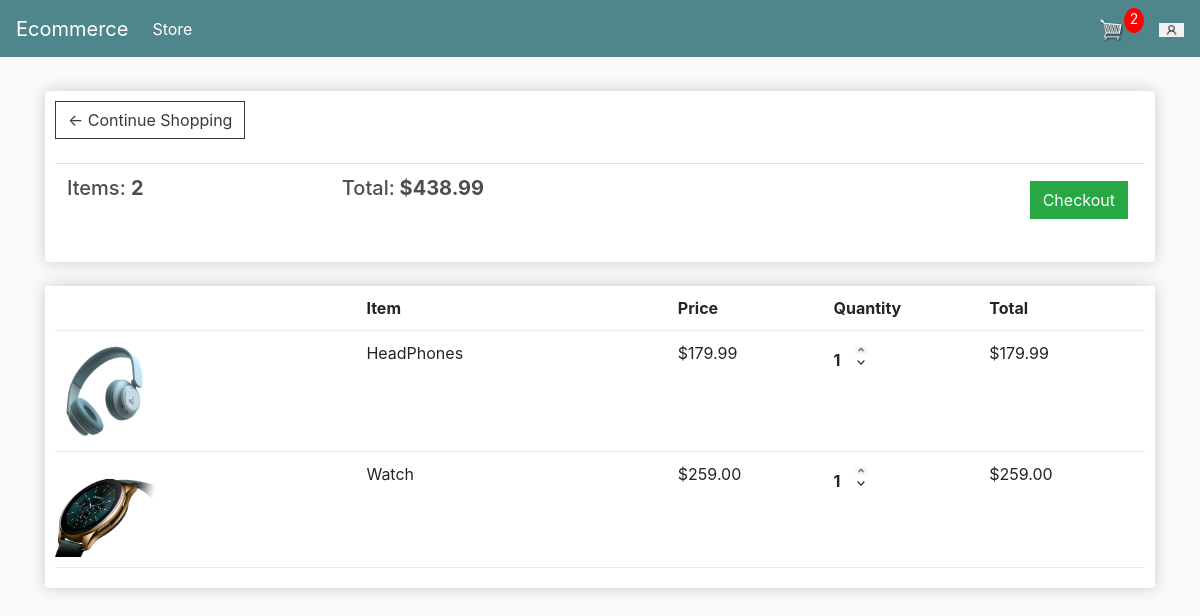
The page /cart/ (signed in) on the database as committed earlier.
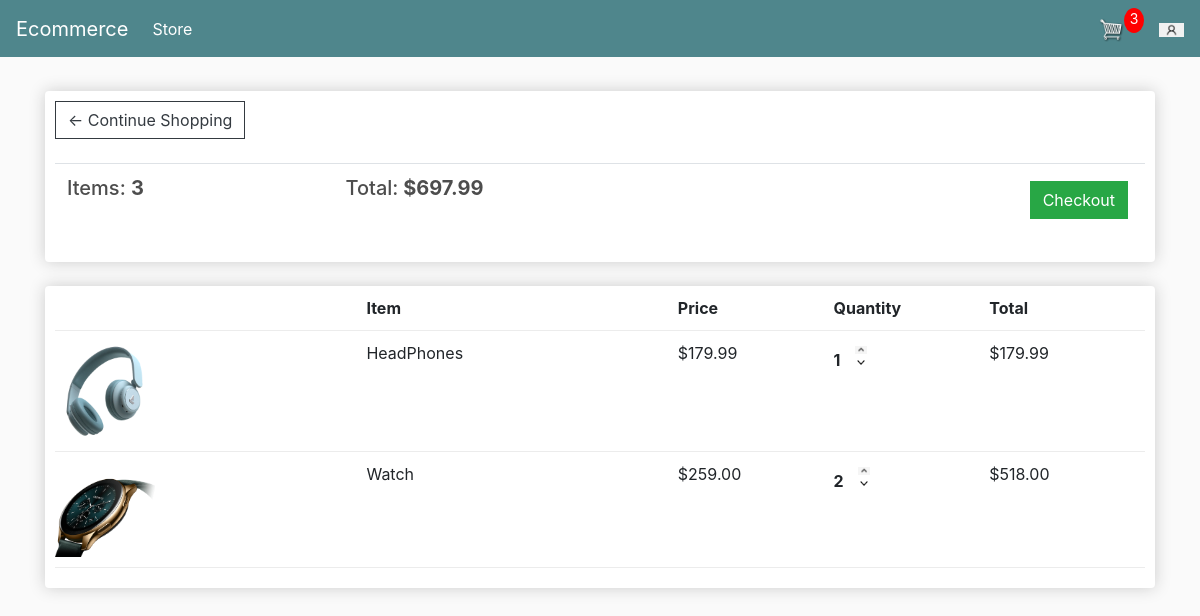
The same page on the database as committed later.
### store/models.py (models this page shows, shortened)
class Order(models.Model):
	customer = models.ForeignKey(Customer, on_delete=models.SET_NULL, null=True, blank=True)
	date_ordered = models.DateTimeField(auto_now_add=True)
	complete = models.BooleanField(default=False)
	transaction_id = models.CharField(max_length=100, null=True)
	@property
	def get_cart_total(self):
		orderitems = self.orderitem_set.all()
		total = sum([item.get_total for item in orderitems])
		return total
	@property
	def get_cart_items(self):
		orderitems = self.orderitem_set.all()
		total = sum([item.quantity for item in orderitems])
		return total

class OrderItem(models.Model):
	product = models.ForeignKey(Product, on_delete=models.SET_NULL, null=True)
	order = models.ForeignKey(Order, on_delete=models.SET_NULL, null=True)
	quantity = models.IntegerField(default=0, null=True, blank=True)
	date_added = models.DateTimeField(auto_now_add=True)
	@property
	def get_total(self):
		total = self.product.price * self.quantity
		return total

class Product(models.Model):
	name = models.CharField(max_length=200)
	price = models.FloatField()
	digital = models.BooleanField(default=False,null=True, blank=True)
	image = models.ImageField(null=True, blank=True)
	@property
	def imageURL(self):
		try:
			url = self.image.url
		except:
			url = ''
		return url

### store/views.py (the view)
# urls.py: path('cart/', views.cart, name="cart"),
def cart(request):
	data = cartData(request)
	cartItems = data['cartItems']
	order = data['order']
	items = data['items']
	context = {'items':items, 'order':order, 'cartItems':cartItems}
	return render(request, 'store/cart.html', context)

### store/utils.py (called while the page is built)
def cartData(request):
	if request.user.is_authenticated:
		customer = request.user.customer
		order, created = Order.objects.get_or_create(customer=customer, complete=False)
		items = order.orderitem_set.all()
		cartItems = order.get_cart_items
	else:
		cookieData = cookieCart(request)
		cartItems = cookieData['cartItems']
		order = cookieData['order']
		items = cookieData['items']
	return {'cartItems':cartItems ,'order':order, 'items':items}

### store/templates/store/cart.html
{% extends 'store/main.html' %}
{% load static %}
{% block content %}
	<div class="row">
		<div class="col-lg-12">
			<div class="box-element">
				<a  class="btn btn-outline-dark" href="{% url 'store' %}">&#x2190; Continue Shopping</a>
				<br>
				<br>
				<table class="table">
					<tr>
						<th><h5>Items: <strong>{{order.get_cart_items}}</strong></h5></th>
						<th><h5>Total:<strong> ${{order.get_cart_total|floatformat:2}}</strong></h5></th>
						<th>
							<a  style="float:right; margin:5px;" class="btn btn-success" href="{% url 'checkout' %}">Checkout</a>
						</th>
					</tr>
				</table>
			</div>
			<br>
			<div class="box-element">
				<div class="cart-row">
					<div style="flex:2"></div>
					<div style="flex:2"><strong>Item</strong></div>
					<div style="flex:1"><strong>Price</strong></div>
					<div style="flex:1"><strong>Quantity</strong></div>
					<div style="flex:1"><strong>Total</strong></div>
				</div>
				{% for item in items %}
				<div class="cart-row">
					<div style="flex:2"><img class="row-image" src="{{item.product.imageURL}}"></div>
					<div style="flex:2"><p>{{item.product.name}}</p></div>
					<div style="flex:1"><p>${{item.product.price|floatformat:2}}</p></div>
					<div style="flex:1">
						<p class="quantity">{{item.quantity}}</p>
						<div class="quantity">
							<img data-product="{{item.product.id}}" data-action="add" class="chg-quantity update-cart" src="{% static  'images/arrow-up-icon-99080.png' %}">
							<img data-product="{{item.product.id}}" data-action="remove" class="chg-quantity update-cart" src="{% static  'images/Arrow-down.svg.png' %}">
						</div>
					</div>
					<div style="flex:1"><p>${{item.get_total|floatformat:2}}</p></div>
				</div>
				{% endfor %}
			</div>
		</div>
	</div>
{% endblock content %}

Rows that differ between the two databases and show on the page:
changed through a linked row, Order: get_cart_items "2" → "3"; get_cart_total "438.99" → "697.99"
changed OrderItem "Watch": quantity "1" → "2"; get_total "259.00" → "518.00"
Other text that changed with them:
{{ cartItems }}: "2" → "3"
